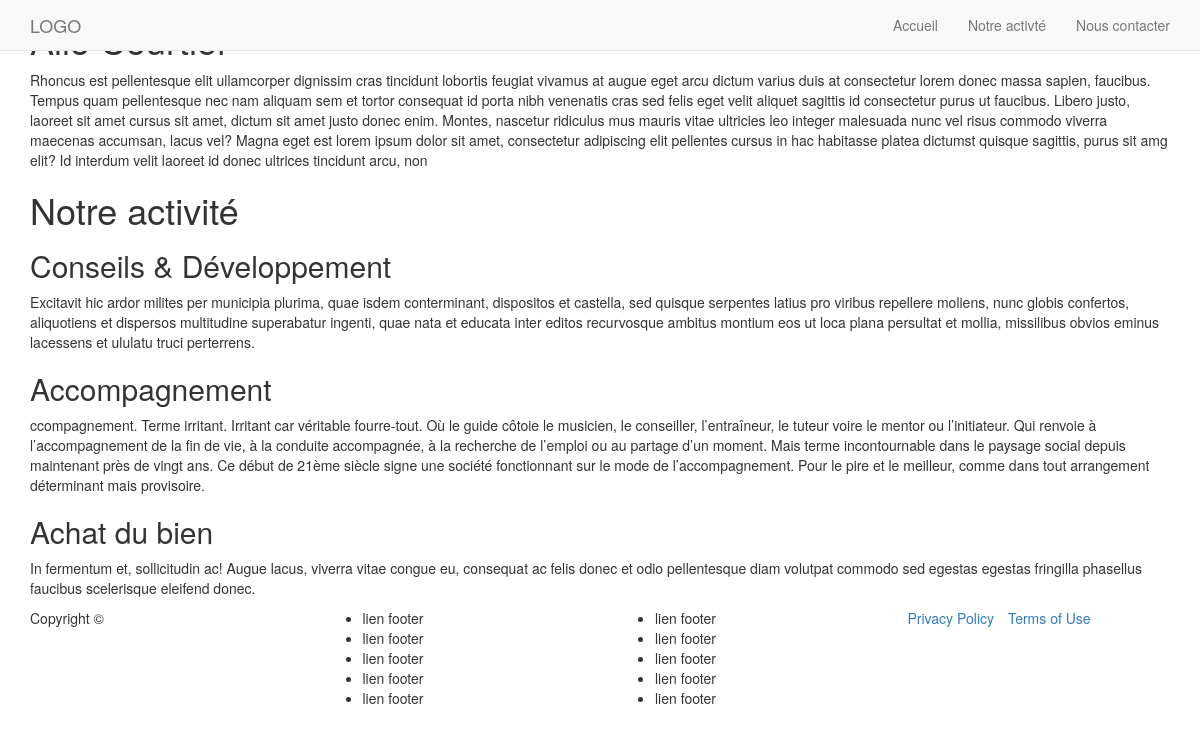
The app's page /notre-activite/ with its own data.
### allocourtier/models.py (models this page shows)
class Activity(models.Model):
    name = models.CharField(max_length=200)
    description = models.TextField()

### allocourtier/views.py (the view)
# urls.py: url(r'^notre-activite/$', views.activityView, name='activity'),
def activityView(request):
    context = {
        'activities': Activity.objects.all()
    }
    return render(request, "allocourtier/index.html", context)

### allocourtier/templates/allocourtier/index.html
{% extends "../default.html" %}
{% block content %}
<h1>Allo Courtier</h1>
<p>Rhoncus est pellentesque elit ullamcorper dignissim cras tincidunt lobortis feugiat vivamus at augue eget arcu dictum varius duis at consectetur lorem donec massa sapien, faucibus. Tempus quam pellentesque nec nam aliquam sem et tortor consequat id porta nibh venenatis cras sed felis eget velit aliquet sagittis id consectetur purus ut faucibus. Libero justo, laoreet sit amet cursus sit amet, dictum sit amet justo donec enim. Montes, nascetur ridiculus mus mauris vitae ultricies leo integer malesuada nunc vel risus commodo viverra maecenas accumsan, lacus vel? Magna eget est lorem ipsum dolor sit amet, consectetur adipiscing elit pellentes cursus in hac habitasse platea dictumst quisque sagittis, purus sit amg elit? Id interdum velit laoreet id donec ultrices tincidunt arcu, non </p>
<h1>Notre activité</h1>
<div class="activities-container">
  {% for activity in activities %}
  <div class="activity-container">
    <h2>{{activity.name}}</h2>
    <p>{{activity.description}}</p>
  </div>
  {% endfor %}
</div>
{% endblock %}

### allocourtier/templates/default.html
<!DOCTYPE html>
<html>
  {% include "head.html" %}
  <body id="page-top" class="index">
    {% include "header.html" %}
    <div class="container" id="page-main-container">
      {% block content %}{% endblock %}
    </div>
    {% include "footer.html" %}
  </body>
</html>

### allocourtier/templates/head.html (shortened to what this page needs)
{% load staticfiles %}
{% load sass_tags %}
<head>
    <link rel="stylesheet" href="{% static 'css/bootstrap.css' %}">
    <link rel="stylesheet" href="{% sass_src '_sass/betac.scss' %}">
    <link rel="stylesheet" href="{% static 'css/font-awesome/css/font-awesome.min.css' %}">
</head>

### allocourtier/templates/header.html (shortened to what this page needs)
<nav class="navbar navbar-default navbar-fixed-top">
  <div class="container">
    <div class="navbar-header page-scroll">
      <a class="navbar-brand page-scroll" href="/">LOGO</a>
    </div>
    <div class="collapse navbar-collapse" id="bs-example-navbar-collapse-1">
      <ul class="nav navbar-nav navbar-right">
        <li><a href="/" class="">Accueil</a></li>
        <li><a href="/notre-activite" class="active">Notre activté</a></li>
        <li><a href="/#contact-form">Nous contacter</a></li>
      </ul>
    </div>
  </div>
</nav>

### allocourtier/templates/footer.html (shortened to what this page needs)
<footer>
  <div class="container">
    <div class="row">
      <div class="col-sm-3">
        <span class="copyright">Copyright © {{site.title}}</span>
      </div>
      <div class="col-sm-3">
        <ul>
          <li>lien footer</li>
          <li>lien footer</li>
          <li>lien footer</li>
          <li>lien footer</li>
          <li>lien footer</li>
        </ul>
      </div>
      <div class="col-sm-3">
        <ul>
          <li>lien footer</li>
          <li>lien footer</li>
          <li>lien footer</li>
          <li>lien footer</li>
          <li>lien footer</li>
        </ul>
      </div>
      <div class="col-sm-3">
        <ul class="list-inline quicklinks">
          <li><a href="#">Privacy Policy</a>
          </li>
          <li><a href="#">Terms of Use</a>
          </li>
        </ul>
      </div>
    </div>
  </div>
</footer>

### records on screen
Activity: name "Conseils & Développement", description "Excitavit hic ardor milites per municipia plurima, quae isdem conterminant, dispositos et castella, sed quisque serpentes latius pro viribus repellere moliens, nunc globis confertos, aliquotiens et dispersos multitudine superabatur ingenti, quae nata et educata inter editos recurvosque ambitus montium eos ut loca plana persultat et mollia, missilibus obvios eminus lacessens et ululatu truci perterrens."
Activity: name "Accompagnement", description "ccompagnement. Terme irritant. Irritant car véritable fourre-tout. Où le guide côtoie le musicien, le conseiller, l’entraîneur, le tuteur voire le mentor ou l’initiateur. Qui renvoie à l’accompagnement de la fin de vie, à la conduite accompagnée, à la recherche de l’emploi ou au partage d’un moment. Mais terme incontournable dans le paysage social depuis maintenant près de vingt ans. Ce début de 21ème siècle signe une société fonctionnant sur le mode de l’accompagnement. Pour le pire et le meilleur, comme dans tout arrangement déterminant mais provisoire."
Activity: name "Achat du bien", description "In fermentum et, sollicitudin ac! Augue lacus, viverra vitae congue eu, consequat ac felis donec et odio pellentesque diam volutpat commodo sed egestas egestas fringilla phasellus faucibus scelerisque eleifend donec."
